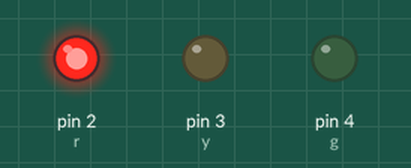
A sketch run on a simulated Arduino Uno, built with avr-gcc and run on an emulated ATmega328P. On the bench: output pins drawn as LEDs (lit = HIGH).

Above: at 3.5 s.
At 7.5 s:
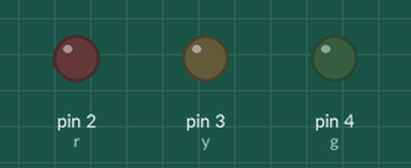
At 8.2 s:
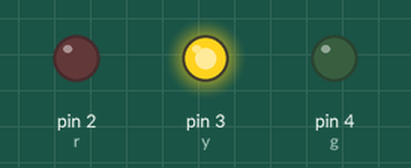
At 11.5 s:
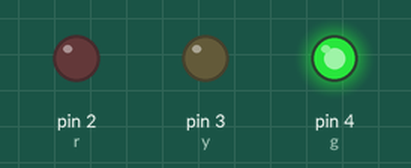
Timing chart, 0 to 18.9 s (numbered marks = the images above):
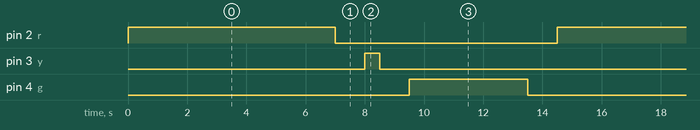

The sketch:

0._Traffic_Light.ino
```cpp
int r= 2;
int y= 3;
int g= 4;


void setup() {
  // put your setup code here, to run once:
pinMode(r, OUTPUT);
pinMode(y, OUTPUT);
pinMode(g, OUTPUT);
}

void loop() {
  // put your main code here, to run repeatedly:
digitalWrite(r, HIGH); //ini lampu merah
delay(7000);
digitalWrite(r, LOW);
delay(1000);
digitalWrite(y, HIGH); //ini lampu kuning
delay(500);
digitalWrite(y, LOW);
delay(1000);
digitalWrite(g, HIGH);  //ini lampu hijau
delay(4000);
digitalWrite(g, LOW);
delay(1000);
}
```

Measured:
- by itself, pin 2 (r): alternates HIGH for 7.0 s and LOW for 7.5 s
- by itself, pin 3 (y): alternates HIGH for 0.50 s and LOW for 14.0 s
- by itself, pin 4 (g): alternates HIGH for 4.0 s and LOW for 10.5 s
